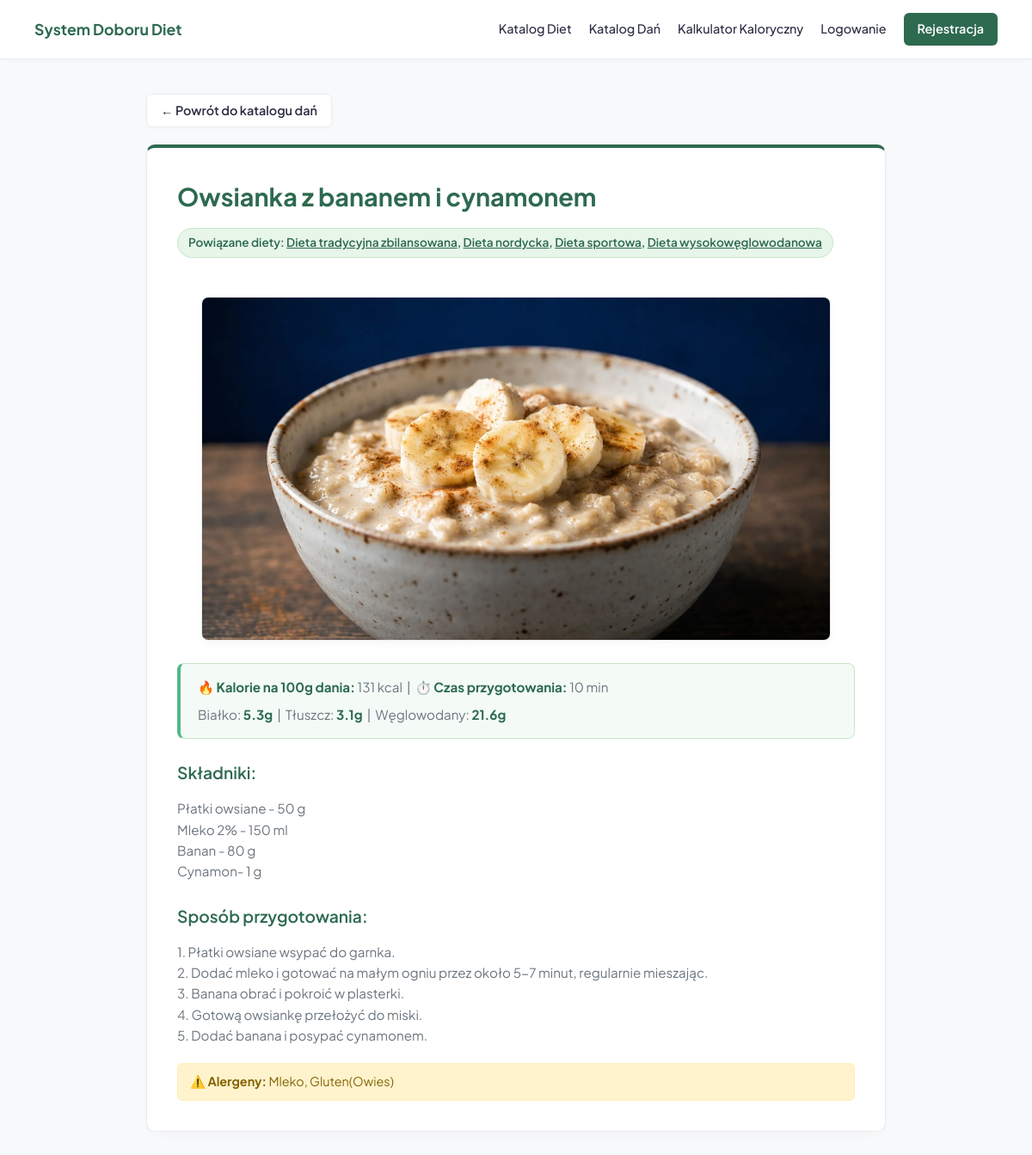
Screenshot of /dania/4/ with the database file from the repository.
### quiz/models.py (models this page shows, shortened)
class Dish(models.Model):
    name = models.CharField(max_length=100, verbose_name="Nazwa dania")
    diets = models.ManyToManyField(Diet, related_name='dishes', verbose_name="Powiązana dieta")
    kcal = models.IntegerField(verbose_name="Kalorie (kcal)", default=0)
    protein = models.FloatField(verbose_name="Białko (g)", default=0.0)
    fat = models.FloatField(verbose_name="Tłuszcze (g)", default=0.0)
    carbs = models.FloatField(verbose_name="Węglowodany (g)", default=0.0)
    ingredients = models.TextField(verbose_name="Lista składników (każda w nowej linii)", blank=True)
    preparation_method = models.TextField(verbose_name="Sposób przyrządzenia", blank=True)
    prep_time_minutes = models.IntegerField(verbose_name="Czas przygotowania (min)", default=15)
    allergens = models.CharField(max_length=255, verbose_name="Alergeny (np. gluten, laktoza, orzechy)", blank=True)
    tags = models.ManyToManyField(Tag, related_name='dishes', blank=True, verbose_name="Tagi dania")
    image = models.ImageField(upload_to='dishes/', blank=True, null=True, verbose_name="Zdjęcie dania")
    favorited_by = models.ManyToManyField(User, related_name='favorite_dishes', blank=True)

class Diet(models.Model):
    name = models.CharField(max_length=100, verbose_name="Nazwa diety")
    description = models.TextField(verbose_name="Opis diety")
    goal = models.CharField(max_length=20, choices=[
        ('reduction', 'Redukcja wagi'),
        ('maintenance', 'Utrzymanie masy'),
        ('mass', 'Budowanie masy')
    ], default='any', verbose_name="Cel diety")
    pros = models.TextField(blank=True, verbose_name="Zalety diety (oddzielone nowymi liniami)")
    cons = models.TextField(blank=True, verbose_name="Wady diety (oddzielone nowymi liniami)")
    tags = models.ManyToManyField(Tag, related_name='diets', verbose_name="Tagi diety")
    favorited_by = models.ManyToManyField(User, related_name='favorite_diets', blank=True)

### quiz/views.py (the view)
# urls.py: path('dania/<int:pk>/', views.dish_detail_view, name='dish_detail'),
def dish_detail_view(request, pk):
    dish = get_object_or_404(Dish, pk=pk)
    is_favorite = False
    if request.user.is_authenticated:
        is_favorite = request.user in dish.favorited_by.all()
    context = {
        'dish': dish,
        'is_favorite': is_favorite,
    }
    return render(request, 'quiz/dish_detail.html', context)

### quiz/templates/quiz/dish_detail.html (shortened to what this page needs)
<!DOCTYPE html>
<html lang="pl">
<head>
</head>
<body>
    <header>
        <a href="{% url 'home' %}" class="logo">System Doboru Diet</a>
        <nav class="nav-menu">
            <a href="{% url 'diet_list' %}">Katalog Diet</a>
            <a href="{% url 'dish_list' %}">Katalog Dań</a>
            <a href="{% url 'calculator' %}">Kalkulator Kaloryczny</a>
            {% if user.is_authenticated %}
                <a href="{% url 'profile' %}">Mój Profil</a>
                <a href="{% url 'logout' %}" class="btn-logout">Wyloguj</a>
            {% else %}
                <a href="{% url 'login' %}">Logowanie</a>
                <a href="{% url 'register' %}" class="btn-nav">Rejestracja</a>
            {% endif %}
        </nav>
    </header>
    <div class="container">
        <div class="top-nav-container">
            <a href="{% url 'dish_list' %}" class="btn-back">← Powrót do katalogu dań</a>
        </div>
        <div class="card">
            <div class="dish-header-row">
                <h1>{{ dish.name }}</h1>
            </div>
            <div>
                <span class="badge">Powiązane diety:
                    {% for d in dish.diets.all %}
                        <a href="{% url 'diet_detail' d.id %}" style="color: inherit; text-decoration: underline;">{{ d.name }}</a>{% if not forloop.last %}, {% endif %}
                    {% empty %}
                        Brak powiązanych diet
                    {% endfor %}
                </span>
            </div>
            {% if dish.image %}
                <div class="image-container">
                    <img src="{{ dish.image.url }}" alt="{{ dish.name }}">
                </div>
            {% endif %}
            <div class="macros">
                <p style="margin: 0;">🔥 <strong>Kalorie na 100g dania:</strong> {{ dish.kcal }} kcal &nbsp;|&nbsp; ⏱️ <strong>Czas przygotowania:</strong> {{ dish.prep_time_minutes }} min</p>
                <p style="margin: 8px 0 0 0;">Białko: <strong>{{ dish.protein }}g</strong> &nbsp;|&nbsp; Tłuszcz: <strong>{{ dish.fat }}g</strong> &nbsp;|&nbsp; Węglowodany: <strong>{{ dish.carbs }}g</strong></p>
            </div>
            <h3>Składniki:</h3>
            <p>{{ dish.ingredients|linebreaks }}</p>
            {% if dish.preparation_method %}
                <h3>Sposób przygotowania:</h3>
                <p>{{ dish.preparation_method|linebreaks }}</p>
            {% endif %}
            {% if dish.allergens %}
                <div class="allergens">
                    ⚠️ <strong>Alergeny:</strong> {{ dish.allergens }}
                </div>
            {% endif %}
        </div>
    </div>
</body>
</html>

### quiz/templates/quiz/dish_detail.html (style rules this page uses)
:root { --primary-green: #2d6a4f; --primary-hover: #1b4332; --accent-green: #52b788; --bg-color: #f8f9fa; --card-bg: #ffffff; --text-main: #2b2d42; --text-muted: #6c757d; --border-color: #e9ecef; }
* { box-sizing: border-box; }
body { font-family: 'Plus Jakarta Sans', sans-serif; background-color: var(--bg-color); color: var(--text-main); margin: 0; padding: 0; line-height: 1.5; }
header { background: white; border-bottom: 1px solid var(--border-color); padding: 15px 40px; display: flex; justify-content: space-between; align-items: center; position: sticky; top: 0; z-index: 1000; box-shadow: 0 2px 4px rgba(0,0,0,0.02); }
.logo { font-size: 1.1rem; font-weight: 700; color: var(--primary-green); text-decoration: none; }
.nav-menu { display: flex; gap: 20px; align-items: center; }
.nav-menu a { color: var(--text-main); text-decoration: none; font-weight: 500; font-size: 0.9rem; transition: color 0.2s; }
.nav-menu .btn-nav { background: var(--primary-green); color: white; padding: 8px 16px; border-radius: 6px; font-weight: 600; }
.container { max-width: 900px; margin: 0 auto; padding: 40px 20px; }
.top-nav-container { margin-bottom: 20px; }
.btn-back { display: inline-block; background: var(--card-bg); color: var(--text-main); border: 1px solid var(--border-color); padding: 8px 16px; border-radius: 6px; text-decoration: none; font-weight: 600; font-size: 0.9rem; transition: all 0.2s; box-shadow: 0 2px 4px rgba(0,0,0,0.02); }
.card { background: var(--card-bg); border: 1px solid var(--border-color); border-top: 4px solid var(--primary-green); padding: 35px; border-radius: 10px; box-shadow: 0 4px 12px rgba(0,0,0,0.02); margin-bottom: 25px; }
.dish-header-row { display: flex; justify-content: space-between; align-items: flex-start; gap: 20px; margin-bottom: 15px; }
h1 { color: var(--primary-green); font-size: 1.8rem; margin: 0; font-weight: 700; }
.badge { display: inline-block; background: #e8f5e9; color: var(--primary-green); padding: 6px 12px; border-radius: 20px; font-size: 0.85rem; font-weight: 600; margin-bottom: 25px; border: 1px solid #c8e6c9; }
.image-container { text-align: center; margin: 20px 0; }
img { max-width: 100%; max-height: 400px; object-fit: cover; border-radius: 8px; border: 1px solid var(--border-color); box-shadow: 0 4px 8px rgba(0,0,0,0.03); }
.macros { background: #f4fbf7; padding: 15px 20px; border-radius: 8px; margin: 20px 0; border: 1px solid #c8e6c9; border-left: 4px solid var(--accent-green); }
.macros strong { color: var(--primary-green); }
h3 { color: var(--primary-green); font-size: 1.2rem; margin-top: 25px; margin-bottom: 10px; font-weight: 600; }
p { color: var(--text-muted); font-size: 0.95rem; line-height: 1.6; }
.allergens { color: #856404; background: #fff3cd; border: 1px solid #ffeeba; padding: 10px 14px; border-radius: 6px; font-size: 0.9rem; margin-top: 20px; }

### rows the page displays
Dish: name "Owsianka z bananem i cynamonem", image (picture), kcal "131", prep_time_minutes "10", protein "5.3", fat "3.1", carbs "21.6", ingredients "Płatki owsiane - 50 g Mleko 2% - 150 ml Banan - 80 g Cynamon- 1 g", preparation_method "1. Płatki owsiane wsypać do garnka. 2. Dodać mleko i gotować na małym ogniu przez około 5-7 minut, regularnie mieszając. 3. Banana obrać i pokroić w plasterki. 4. Gotową owsiankę przełożyć do miski. 5. Dodać banana i posypać cynamonem.", allergens "Mleko, Gluten(Owies)"
Diet: name "Dieta tradycyjna zbilansowana"
Diet: name "Dieta nordycka"
Diet: name "Dieta sportowa"
Diet: name "Dieta wysokowęglowodanowa"
